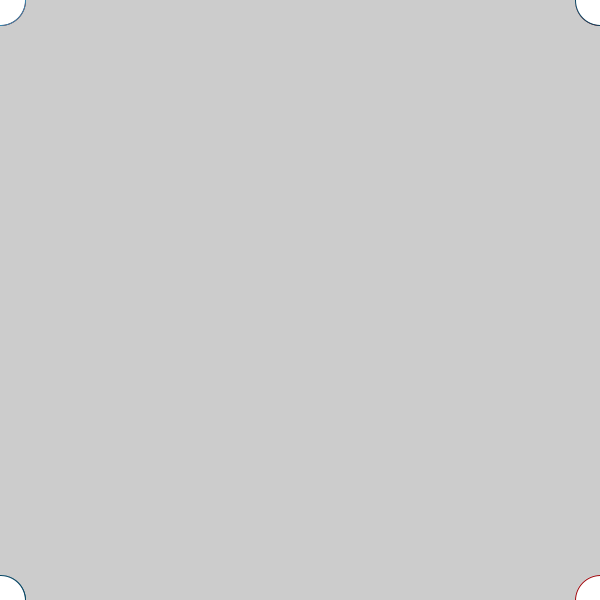
Frame 1 (no input)
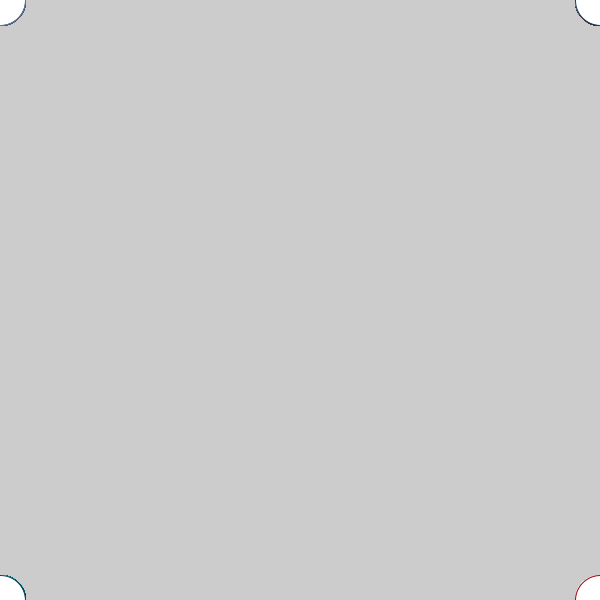
Frame 60 (the mouse pressed at the canvas centre just before this capture)
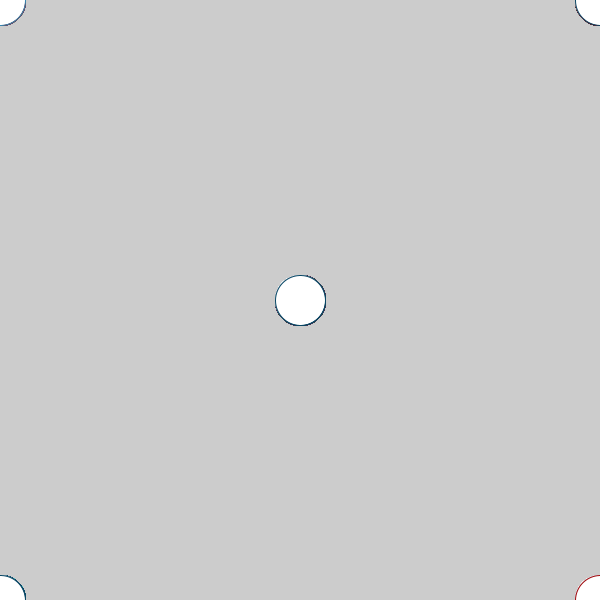
Frame 120 (the mouse held since frame 60 and released just before this capture)

The Processing sketch that drew these frames (run headless with seeded random() and noise(); from frame 60 on, the mouse is pressed at the canvas centre):

// Processing sketch: processing_135144
// ── processing_135144.pde

void setup() {
  size(600, 600);
}
void draw() {
  stroke(160,6,9);
  ellipse(mouseX, mouseY,50, 50);
  stroke(51,138,180);
  ellipse(mouseY, mouseX,50, 50);
  ellipse(height-mouseY, width-mouseX,50, 50);
  stroke(160,6,9);
  ellipse(width-mouseX,height-mouseY,50, 50);
  ellipse(height-mouseY, mouseX,50, 50);
  stroke(8,70,100);
  ellipse(mouseX,height-mouseY,50, 50);
  ellipse(mouseY, width-mouseX,50, 50);
  ellipse(width-mouseX,mouseY,50, 50);
}
